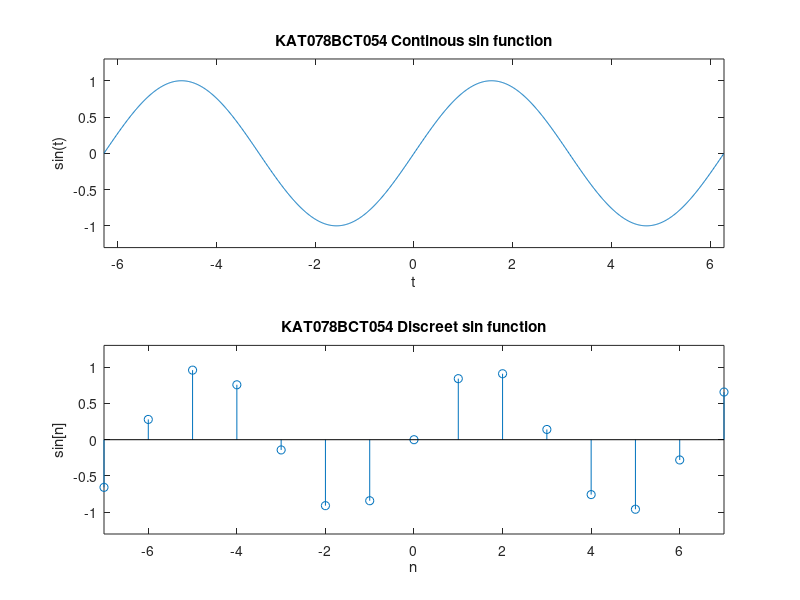

MATLAB code to generate this figure:
t = -2*pi:0.01:2*pi;
subplot(2,1,1)
plot(t, sin(t));
axis([-2*pi 2*pi -1.3 1.3])
xlabel('t'), ylabel('sin(t)')
title('KAT078BCT054 Continous sin function')

n = floor(-2*pi):ceil(2*pi);
subplot(2,1,2)
stem(n, sin(n));
axis([floor(-2*pi) ceil(2*pi) -1.3 1.3])
xlabel('n'), ylabel('sin[n]')
title('KAT078BCT054 Discreet sin function')